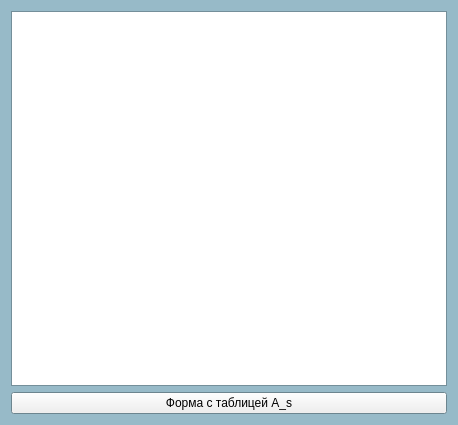
<?xml version="1.0" encoding="UTF-8"?>
<ui version="4.0">
 <class>Form</class>
 <widget class="QWidget" name="Form">
  <property name="geometry">
   <rect>
    <x>0</x>
    <y>0</y>
    <width>458</width>
    <height>425</height>
   </rect>
  </property>
  <property name="palette">
   <palette>
    <active>
     <colorrole role="Base">
      <brush brushstyle="SolidPattern">
       <color alpha="255">
        <red>255</red>
        <green>255</green>
        <blue>255</blue>
       </color>
      </brush>
     </colorrole>
     <colorrole role="Window">
      <brush brushstyle="SolidPattern">
       <color alpha="255">
        <red>151</red>
        <green>186</green>
        <blue>200</blue>
       </color>
      </brush>
     </colorrole>
    </active>
    <inactive>
     <colorrole role="Base">
      <brush brushstyle="SolidPattern">
       <color alpha="255">
        <red>255</red>
        <green>255</green>
        <blue>255</blue>
       </color>
      </brush>
     </colorrole>
     <colorrole role="Window">
      <brush brushstyle="SolidPattern">
       <color alpha="255">
        <red>151</red>
        <green>186</green>
        <blue>200</blue>
       </color>
      </brush>
     </colorrole>
    </inactive>
    <disabled>
     <colorrole role="Base">
      <brush brushstyle="SolidPattern">
       <color alpha="255">
        <red>151</red>
        <green>186</green>
        <blue>200</blue>
       </color>
      </brush>
     </colorrole>
     <colorrole role="Window">
      <brush brushstyle="SolidPattern">
       <color alpha="255">
        <red>151</red>
        <green>186</green>
        <blue>200</blue>
       </color>
      </brush>
     </colorrole>
    </disabled>
   </palette>
  </property>
  <property name="windowTitle">
   <string>Form</string>
  </property>
  <layout class="QGridLayout" name="gridLayout">
   <item row="1" column="0">
    <widget class="QTextEdit" name="textedit"/>
   </item>
   <item row="2" column="0">
    <widget class="QPushButton" name="pushButton">
     <property name="palette">
      <palette>
       <active>
        <colorrole role="Base">
         <brush brushstyle="SolidPattern">
          <color alpha="255">
           <red>255</red>
           <green>255</green>
           <blue>255</blue>
          </color>
         </brush>
        </colorrole>
        <colorrole role="Window">
         <brush brushstyle="SolidPattern">
          <color alpha="255">
           <red>151</red>
           <green>186</green>
           <blue>200</blue>
          </color>
         </brush>
        </colorrole>
       </active>
       <inactive>
        <colorrole role="Base">
         <brush brushstyle="SolidPattern">
          <color alpha="255">
           <red>255</red>
           <green>255</green>
           <blue>255</blue>
          </color>
         </brush>
        </colorrole>
        <colorrole role="Window">
         <brush brushstyle="SolidPattern">
          <color alpha="255">
           <red>151</red>
           <green>186</green>
           <blue>200</blue>
          </color>
         </brush>
        </colorrole>
       </inactive>
       <disabled>
        <colorrole role="Base">
         <brush brushstyle="SolidPattern">
          <color alpha="255">
           <red>151</red>
           <green>186</green>
           <blue>200</blue>
          </color>
         </brush>
        </colorrole>
        <colorrole role="Window">
         <brush brushstyle="SolidPattern">
          <color alpha="255">
           <red>151</red>
           <green>186</green>
           <blue>200</blue>
          </color>
         </brush>
        </colorrole>
       </disabled>
      </palette>
     </property>
     <property name="text">
      <string>Форма с таблицей A_s</string>
     </property>
    </widget>
   </item>
  </layout>
 </widget>
 <resources/>
 <connections/>
</ui>
